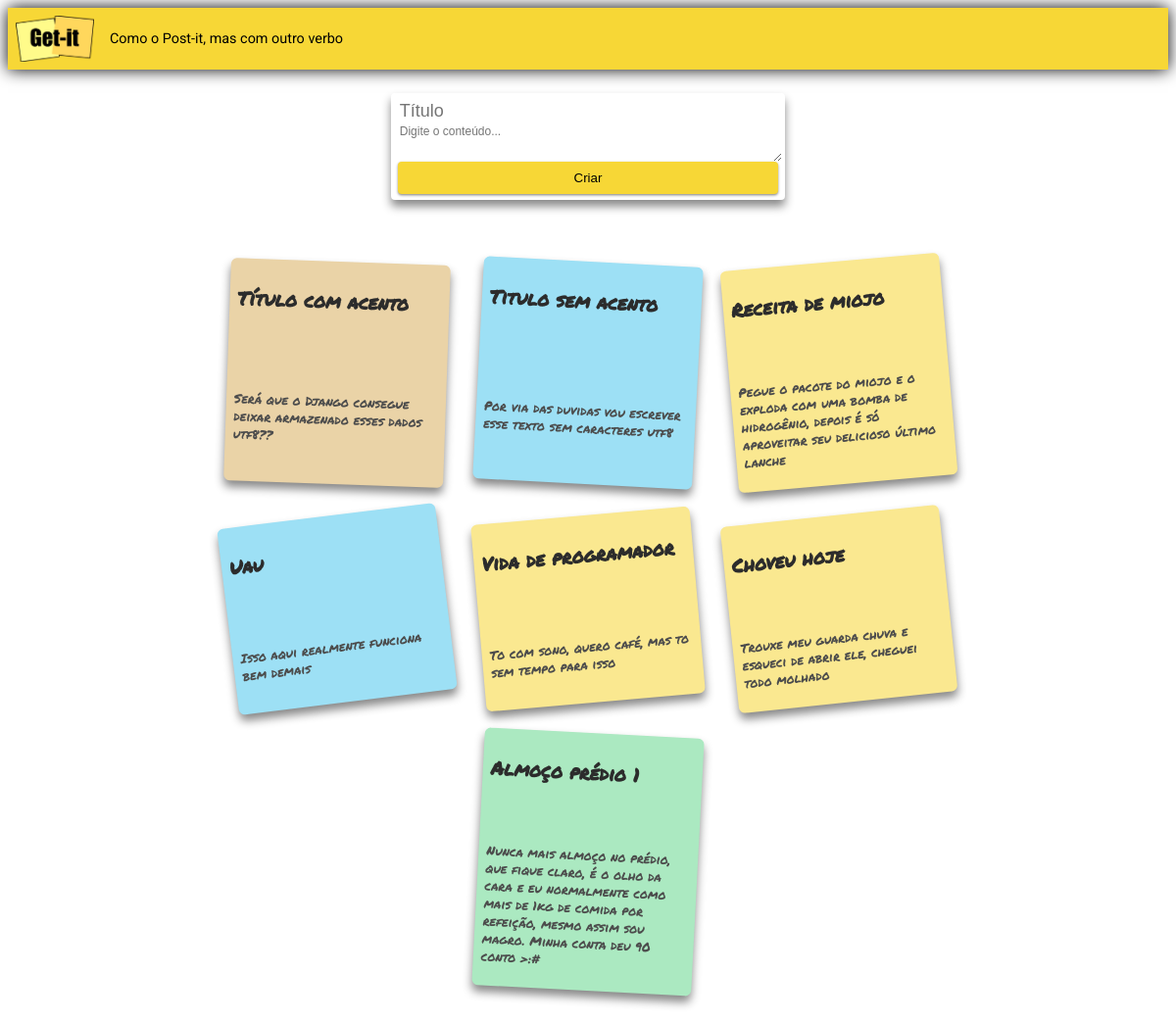
The app's page /, older data.
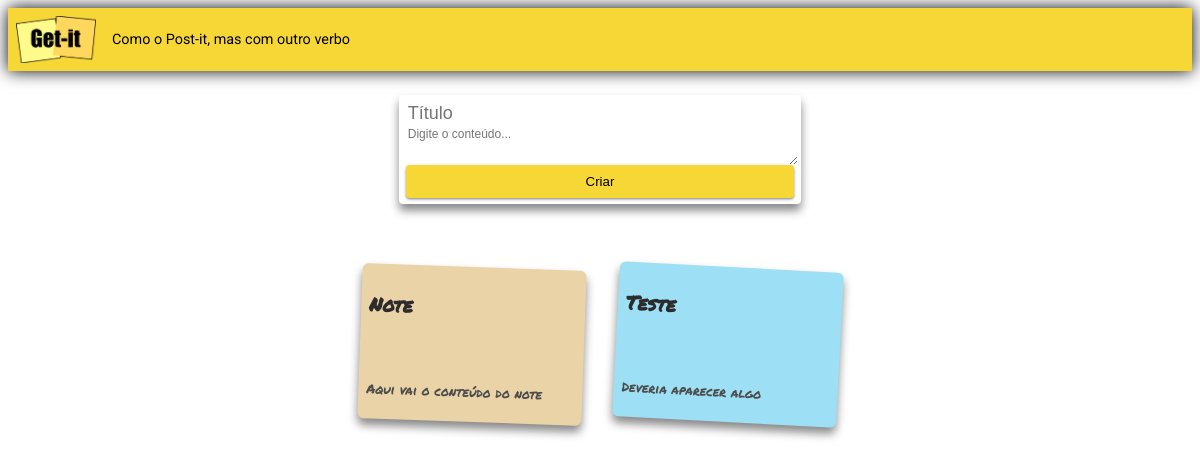
The same page, newer data.
### notes/models.py (models this page shows, shortened)
class Note(models.Model):
    title = models.CharField(max_length=200)
    content = models.TextField()

### notes/views.py (the view)
# urls.py: path('', views.index, name='index'),
def index(request):
    if request.method == 'POST':
        title = request.POST.get('title')
        content = request.POST.get('content')
        if not title or not content:
            return redirect('index')
        note = Note(title=title, content=content)
        note.save()
        return redirect('index')
    else:
        all_notes = Note.objects.all()
        return render(request, 'notes/index.html', {'notes': all_notes})

### notes/templates/notes/index.html (shortened to what this page needs)
{% extends "notes/base.html" %}
{% load static %}
{% block content %}
<header class="appbar">
    <img src="{% static 'notes/img/logo-getit.png' %}" class="logo" />
    <span class="subtitle">Como o Post-it, mas com outro verbo</span>
</header>
<main class="container">
    <form method="post" class="form-card">
        <input
            id="title"
            class="form-card-title"
            type="text"
            name="title"
            placeholder="Título"
            required
        />
        <textarea
            id="content"
            class="autoresize"
            name="content"
            placeholder="Digite o conteúdo..."
            required
        ></textarea>
        <button class="btn" type="submit">Criar</button>
    </form>
    <div class="card-container">
        {% for note in notes %}
        <div class="card">
            <h3 class="card-title">
                {{ note.title }}
            </h3>
            <form method="post" class="trash-form" action="/delete">
            </form>
            <div class="card-content">
                <p>
                    {{ note.content }}
                </p>
            </div>
        </div>
        {% endfor %}
    </div>
</main>
{% endblock %}

Row changes from the older to the newer data that the page shows:
removed Note: title "Título com acento", content "Será que o Django consegue deixar armazenado esses dados utf8??"
removed Note: title "Titulo sem acento", content "Por via das duvidas vou escrever esse texto sem caracteres utf8"
removed Note: title "Receita de miojo", content "Pegue o pacote do miojo e o exploda com uma bomba de hidrogênio, depois é só aproveitar seu delicioso último lanche"
removed Note: title "Uau", content "Isso aqui realmente funciona bem demais"
removed Note: title "Vida de programador", content "To com sono, quero café, mas to sem tempo para isso"
removed Note: title "Choveu hoje", content "Trouxe meu guarda chuva e esqueci de abrir ele, cheguei todo molhado"
removed Note: title "Almoço prédio 1", content "Nunca mais almoço no prédio, que fique claro, é o olho da cara e eu normalmente como mais de 1kg de comida por refeição, mesmo assim sou magro. Minha conta deu 90 conto >:#"
added Note: title "Note", content "Aqui vai o conteúdo do note"
added Note: title "Teste", content "Deveria aparecer algo"
